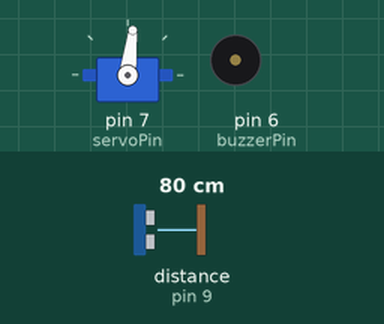
Simulated run of this sketch. Board: Arduino Uno, built with avr-gcc and run on an emulated ATmega328P. Parts: servo, buzzer (waves = sounding, pin HIGH). Wiring (inferred from the names in the program): ultrasonic range finder: trigger pin 8; echo pin 9. The inputs (shaded band) are chosen by the test bench; at power-on: distance to the obstacle (sensor on pin 9) 80 cm. The echo pulse lasts 58.3 µs per cm; pins used as bus, display or sensor lines are not drawn; what the sketch prints to the serial monitor is not drawn.

Above: at 1.28 s.
1.3 s: distance to the obstacle (sensor on pin 9) set to 13 cm
4.3 s: distance to the obstacle (sensor on pin 9) set to 10 cm
At 6.37 s:
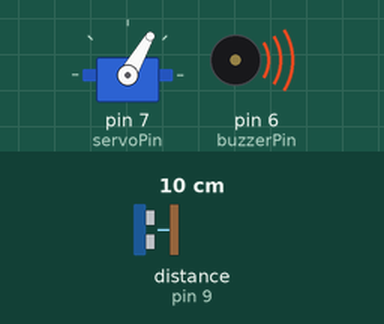
7.3 s: distance to the obstacle (sensor on pin 9) set to 18 cm
At 9.52 s:
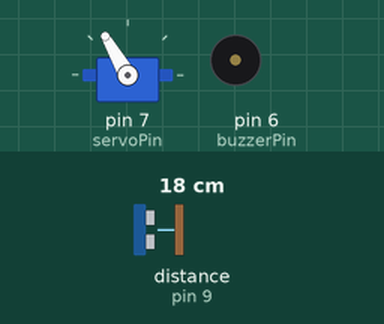
10.3 s: distance to the obstacle (sensor on pin 9) set to 2 cm
At 10.46 s:
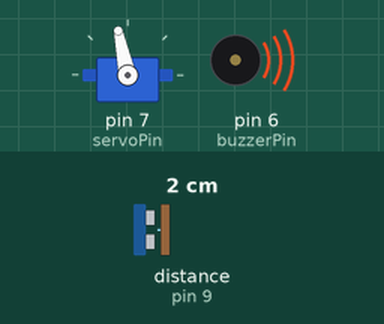
13.3 s: distance to the obstacle (sensor on pin 9) set to 35 cm
At 14.73 s:
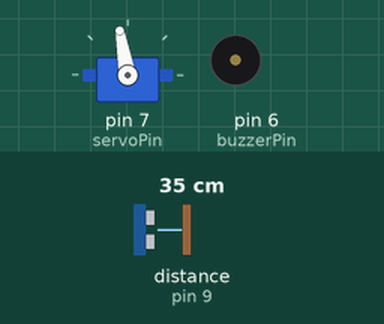
Timing chart, 0 to 17.3 s (numbered marks = the images above; inputs shaded):
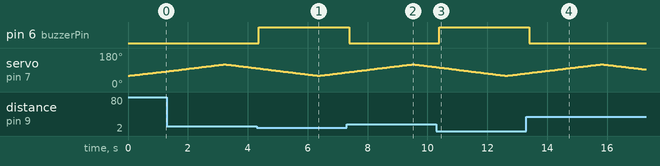

The sketch:

radar.ino
```cpp
/**
  * @file        radar.ino
  * @author      Zait Hernández
  * @date        2025-06-26
  * @brief       This program emulates a radar.
  * @version     1.0.0
  * @device      Arduino Uno
*/

#include <Servo.h>

const int servoPin = 7;
const int trigPin = 8;
const int echoPin = 9;
const int buzzerPin = 6;

const int startAngle = 60;  // Degrees

enum ServoDirection {
  Clockwise = -1,
  Counterclockwise = 1
};

char buffer[100];
Servo m_servo;

int computeDistance() {
  digitalWrite(trigPin, LOW);
  delayMicroseconds(5);
  digitalWrite(trigPin, HIGH);
  delayMicroseconds(10);
  digitalWrite(trigPin, LOW);

  long duration = pulseIn(echoPin, HIGH);
  return duration / 58;
}

void setup() {
  pinMode(trigPin, OUTPUT);
  pinMode(echoPin, INPUT);
  pinMode(buzzerPin, OUTPUT);
  Serial.begin(9600);
  m_servo.attach(servoPin);
}

void rotateServo(ServoDirection direction) {
  int distance = 0;
  int baseAngle = direction == ServoDirection::Clockwise ? 180 : 0;
  for (int angle = startAngle; angle <= 180 - startAngle; angle++) {
    int servoAngle = baseAngle + (direction * angle);

    m_servo.write(servoAngle);
    distance = computeDistance();
    delay(50);

    if (distance <= 10) {
      digitalWrite(buzzerPin, HIGH);
    } else {
      digitalWrite(buzzerPin, LOW);
    }

    sprintf(buffer, "%d,%d\r", servoAngle, distance);
    Serial.write(buffer);
  }
}

void loop() {
  rotateServo(ServoDirection::Counterclockwise);
  rotateServo(ServoDirection::Clockwise);
}
```

Measured:
- the behaviour switches between 12 and 11 cm on distance to the obstacle (sensor on pin 9) (found by bisection; images 0 and 1)
- after the input at 4.3 s, pin 6 (buzzerPin): LOW → HIGH after 0.07 s
- after the input at 7.3 s, pin 6 (buzzerPin): HIGH → LOW after 0.10 s
- after the input at 10.3 s, pin 6 (buzzerPin): LOW → HIGH after 0.10 s
- after the input at 13.3 s, pin 6 (buzzerPin): HIGH → LOW after 0.10 s
- by itself, servo on pin 7 (servoPin): rises from 73° to 120° in 2.4 s, then falls to 93° in 1.5 s
